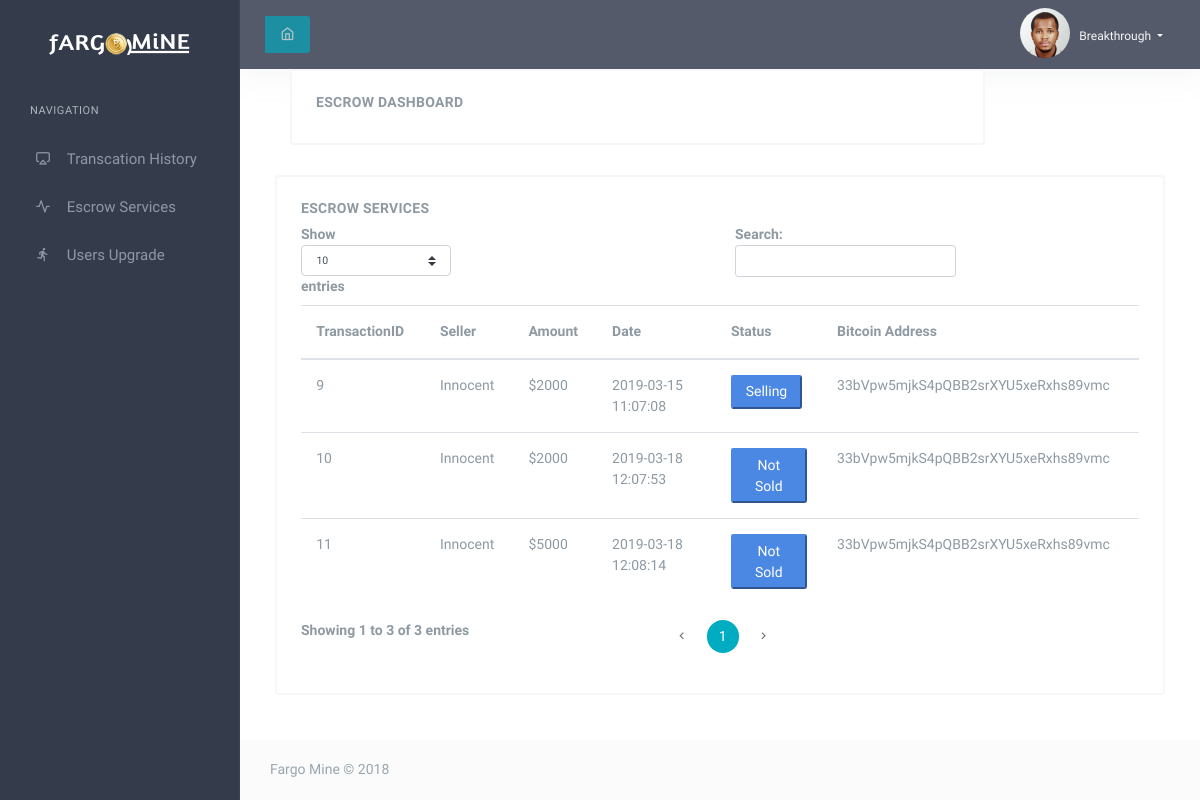
Page /user/escrow.php (signed in) on the committed database.
### tables this page shows
CREATE TABLE IF NOT EXISTS `users` (
  `user_id` int(11) NOT NULL AUTO_INCREMENT,
  `firstname` varchar(60) NOT NULL,
  `surname` varchar(60) NOT NULL,
  `email` varchar(60) NOT NULL,
  `phone_number` varchar(60) NOT NULL,
  `gender` varchar(10) NOT NULL,
  `country` varchar(60) NOT NULL,
  `state` varchar(60) NOT NULL,
  `block_chain` varchar(100) NOT NULL,
  `password` varchar(250) NOT NULL,
  `dob` varchar(60) NOT NULL,
  `profile_pic_path` varchar(100) NOT NULL,
  `admin` int(3) NOT NULL DEFAULT '0',
  `status` varchar(60) NOT NULL DEFAULT 'new',
  PRIMARY KEY (`user_id`)
);

CREATE TABLE IF NOT EXISTS `escrow` (
  `esID` int(11) NOT NULL AUTO_INCREMENT,
  `user_id` varchar(60) NOT NULL,
  `esAmount` varchar(60) NOT NULL,
  `esDate` varchar(60) NOT NULL,
  `esStatus` varchar(60) NOT NULL,
  `esBlockChain` varchar(60) NOT NULL,
  `esBitcoin` varchar(60) NOT NULL,
  `esConfirm` varchar(60) NOT NULL DEFAULT 'Not Confirmed',
  PRIMARY KEY (`esID`)
);

### user/libraries/functions.inc.php (called while the page is built, shortened)
<?php
require_once 'db_config.php';
function format_post_date($date){
	$date = date("Y-m-d H:i:s", $date);
	return $date;
}
function fetch_user($user_id = null){
	global $link;
	if ($user_id != null) {
		$sql = "SELECT * FROM users WHERE user_id = '$user_id'";
		$query = mysqli_query($link, $sql);
		if (mysqli_num_rows($query) > 0) {
			$row = mysqli_fetch_array($query);
			return $row;
		} return false;
	} return false;
}
function fetch_escrow(){
	global $link;
	$sql = "SELECT escrow.*, users.firstname FROM escrow INNER JOIN users ON escrow.user_id = users.user_id";
	$query = mysqli_query($link, $sql);
	$posts = [];
	if (mysqli_num_rows($query) > 0) {
		while ($row = mysqli_fetch_assoc($query)) {
			$posts[] = $row;
		}
		return $posts;
	} return false;
}

### user/escrow.php (the view, shortened to what this page needs)
<?php require_once 'left-header.php'; ?>
<?php require_once 'top-menu.php'; ?>
<div class="row">
    <div class="col-12">
        <div class="card">
            <div class="card-body">
                <h4 class="header-title">Escrow Dashboard</h4>
                </div>
             </div>
        </div>
    </div>
    <div class="row">
        <div class="col-12">
            <div class="card">
                <div class="card-body">
                    <h4 class="header-title">Escrow Services</h4>
    <table id="basic-datatable" class="table dt-responsive nowrap">
        <thead>
            <tr>
                <th>TransactionID</th>
                <th>Seller</th>
                <th>Amount</th>
                <th>Date</th>
                <th>Status</th>
                <th>Bitcoin Address</th>
            </tr>
        </thead>
                        <tbody>
                                <?php
    $response = fetch_escrow();
    if ($response) {
        $posts = $response;
        foreach ($posts as $post) {
            $txID = $post['esID'];
            $firstname = $post['firstname'];
            $amount = $post['esAmount'];
            $date = format_post_date($post['esDate']);
            $status = $post['esStatus'];
            $blockChain = $post['esBlockChain'];
    ?>
        <tr>
        <td><?php echo $txID; ?></td>
        <td><?php echo $firstname; ?></td>
        <td><?php echo '$'.$amount; ?></td>
        <td><?php echo $date; ?></td>
        <td><button id="stat" class="status btn-info btn-sm disable-btn"><?php echo $status;?>
        </button></td>
        <td><?php echo $blockChain; ?></td>
                            </tr>
                                <?php } } ?>
                        </tbody>
                    </table>
                                </div>
                </div>
            </div>
        </div>
    </div></div>
<?php require_once 'footer.php'?>

### user/top-menu.php (shortened to what this page needs)
<div class="content-page">
               <div class="content">
                   <div class="navbar-custom">
                       <ul class="list-unstyled topbar-right-menu float-right mb-0">
                           <li class="dropdown notification-list">
                               <a class="nav-link dropdown-toggle nav-user mr-0" data-toggle="dropdown" href="#" role="button" aria-haspopup="false" aria-expanded="false">
                                   <div alt="user-image" class="rounded-circle" style="background-image: url(<?php echo $user['profile_pic_path']; ?>); width: 50px; height: 50px; background-size: cover; background-position: center; margin-top: 8px; display: inline-block; vertical-align: top;"></div>
                                   <small class="pro-user-name ml-1">
                                       <?php echo $user['firstname']; ?>
                                   </small>
                               </a>
                           </li>
                       </ul>
                       <div class="app-search">
                           <form>
                               <div class="input-group">
                                   <div class="input-group-append">
                                       <button class="btn btn-primary" disabled>
                                           <i class="fe-home"></i>
                                       </button>
                                   </div>
                               </div>
                           </form>
                       </div>
                   </div>
                   <div class="container-fluid">

### rows in the picture
users: profile_pic_path (picture), firstname "Breakthrough"
escrow: esID "9", user.firstname "Innocent", esAmount "2000", esDate "2019-03-15 11:07:08", esStatus "Selling", esBlockChain "33bVpw5mjkS4pQBB2srXYU5xeRxhs89vmc"
escrow: esID "10", user.firstname "Innocent", esAmount "2000", esDate "2019-03-18 12:07:53", esStatus "Not Sold", esBlockChain "33bVpw5mjkS4pQBB2srXYU5xeRxhs89vmc"
escrow: esID "11", user.firstname "Innocent", esAmount "5000", esDate "2019-03-18 12:08:14", esStatus "Not Sold", esBlockChain "33bVpw5mjkS4pQBB2srXYU5xeRxhs89vmc"
